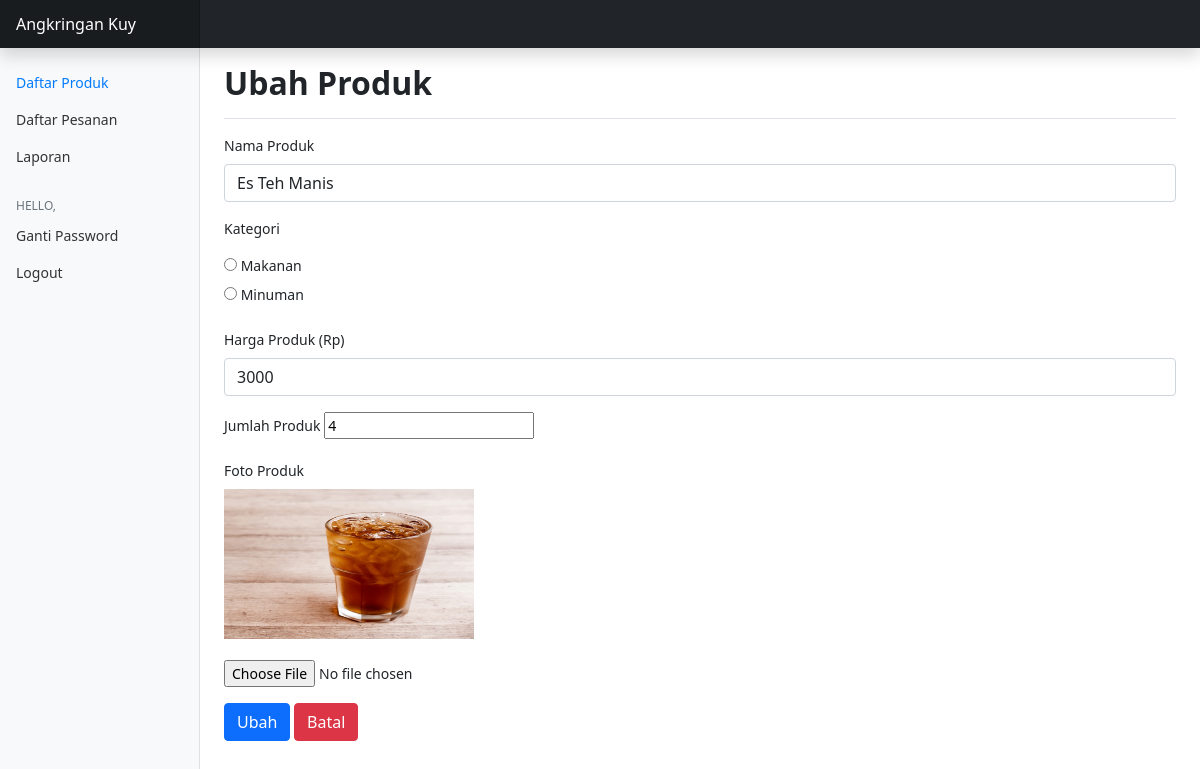
/ubah_produk.php?id_produk=1, run on the app's committed database.
### tables this page shows
CREATE TABLE `tb_menu` (
  `id_produk` int(11) NOT NULL,
  `nama_produk` varchar(20) NOT NULL,
  `kategori` varchar(7) NOT NULL,
  `harga_produk` int(5) NOT NULL,
  `jumlah_produk` int(2) NOT NULL,
  `foto_produk` varchar(20) NOT NULL,
  `rating_produk` float NOT NULL
);

### function.php (called while the page is built, shortened)
<?php
$conn = mysqli_connect("localhost", "root", "", "db_angkringankuy");
function query($query)
{
    global $conn;
    $result = mysqli_query($conn, $query);
    $rows = [];
    while ($row = mysqli_fetch_assoc($result)) {
        $rows[] = $row;
    }
    return $rows;
}

### ubah_produk.php (the view, shortened to what this page needs)
<?php
require 'function.php';
$id_produk = $_GET["id_produk"];
$menu = query("SELECT * FROM tb_menu WHERE id_produk=$id_produk")[0];
?>
<!DOCTYPE html>
<html lang="en">
<head>
    <link href="assets/dist/css/bootstrap.min.css" rel="stylesheet">
    <link rel="stylesheet" href="https://stackpath.bootstrapcdn.com/bootstrap/4.5.0/css/bootstrap.min.css">
    <link rel="stylesheet" type="text/css" href="css/bootstrap.min.css">
    <link rel="stylesheet" type="text/css" href="fontawesome/css/all.min.css">
    <link rel="stylesheet" type="text/css" href="https://cdn.datatables.net/1.10.21/css/dataTables.bootstrap4.min.css">
  <link href="css/dashboard.css" rel="stylesheet">
</head>
<body>
<header class="navbar navbar-dark sticky-top bg-dark flex-md-nowrap p-0 shadow">
        <a class="navbar-brand col-md-3 col-lg-2 me-0 px-3" href="daftar_produk.php">Angkringan Kuy</a>
    </header>
    <div class="container-fluid">
        <div class="row">
            <nav id="sidebarMenu" class="col-md-3 col-lg-2 d-md-block bg-light sidebar collapse">
                <div class="position-sticky pt-3">
                    <ul class="nav flex-column">
                        <li class="nav-item">
                            <a class="nav-link active" href="daftar_produk.php">
                                Daftar Produk
                            </a>
                        </li>
                        <li class="nav-item">
                            <a class="nav-link" aria-current="page" href="daftar_pesanan.php">
                                Daftar Pesanan
                            </a>
                        </li>
                        <li class="nav-item">
                            <a class="nav-link" aria-current="page" href="laporan.php">
                                Laporan
                            </a>
                        </li>
                        <h6 class="sidebar-heading d-flex justify-content-between align-items-center px-3 mt-4 mb-1 text-muted">
                            <span>Hello, <?= $username ?></span>
                        </h6>
                        <li class="nav-item">
                            <a class="nav-link" href="admin_ganti_password.php">
                            Ganti Password
                            </a>
                        </li>
                        <li class="nav-item">
                            <a class="nav-link" href="logout.php">
                                Logout
                            </a>
                        </li>
                    </ul>
                </div>
            </nav>
            <main class="col-md-9 ms-sm-auto col-lg-10 px-md-4">
                <div class="d-flex justify-content-between flex-wrap flex-md-nowrap align-items-center pt-3 pb-2 mb-3 border-bottom">
                    <h2 class="text-center"><b>Ubah Produk</b></h2>
                </div>
                <form action="" method="post" enctype="multipart/form-data">
                    <div class="form-group">
                        <label for="nama_produk">Nama Produk</label>
                        <input type="text" name="nama_produk" id="nama_produk" class="form-control" placeholder="" required autocomplete="off"
                        onkeypress="return /[a-z ]/i.test(event.key)" value="<?= $menu["nama_produk"]?>">
                    </div>
                    <div class="form-group">
                        <p>Kategori</p>
                        <input type="radio" id="makanan" name="kategori" value="Makanan" required>
                        <label for="makanan">Makanan</label><br>
                        <input type="radio" id="minuman" name="kategori" value="Minuman" required>
                        <label for="minuman">Minuman</label><br>
                    </div>
                    <div class="form-group">
                        <label for="harga_produk">Harga Produk (Rp)</label>
                        <input type="text" name="harga_produk" id="harga_produk" class="form-control" placeholder="" required autocomplete="off"
                        onkeypress="return /[0-9]/i.test(event.key)" value="<?= $menu["harga_produk"]?>">
                    </div>
                    <div class="form-group">
                        <label for="jumlah_produk">Jumlah Produk</label>
                        <input type="number" name="jumlah_produk" id="jumlah_produk" placeholder="" required autocomplete="off"
                        min="1" value="<?= $menu["jumlah_produk"]?>">
                    </div>
                    <div class=" form-group">
                        <label for="foto_produk">Foto Produk</label>
                        <br>
                        <img src="gambar/<?= $menu['foto_produk']; ?>" width="250" height="150">
                        <br> <br>
                        <input type="file" name="foto_produk" id="foto_produk" placeholder="" autocomplete="off" >
                    </div>
                    <button type="submit" name="ubah" class="btn btn-primary" onclick="return confirm ('Apakah Data Produk Sudah Benar?');">Ubah</button>
                    <a class="btn btn-danger" href="daftar_produk.php">Batal</a>
                </form>
            </main>
        </div>
    </div>
</body>
</html>

### css/dashboard.css (style rules this page uses)
body { font-size: .875rem; }
.sidebar { position: fixed; top: 0; bottom: 0; left: 0; z-index: 100; padding: 48px 0 0; box-shadow: inset -1px 0 0 rgba(0, 0, 0, .1); }
.sidebar .nav-link { font-weight: 500; color: #333; }
.sidebar .nav-link.active { color: #007bff; }
.sidebar-heading { font-size: .75rem; text-transform: uppercase; }
.navbar-brand { padding-top: .75rem; padding-bottom: .75rem; font-size: 1rem; background-color: rgba(0, 0, 0, .25); box-shadow: inset -1px 0 0 rgba(0, 0, 0, .25); }

### data on the page
tb_menu: nama_produk "Es Teh Manis", harga_produk "3000", jumlah_produk "4"
